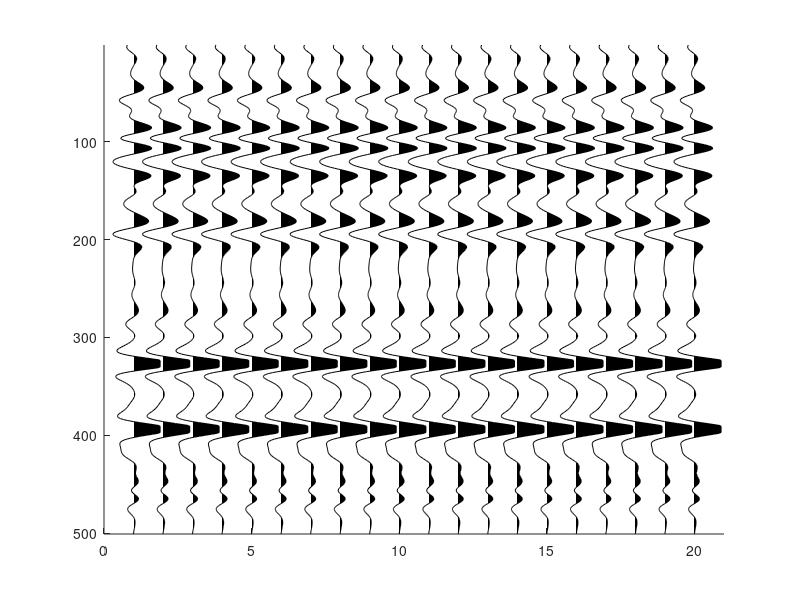

The MATLAB source for this figure:
function fact=plotseis_AzRM(smat,t,x,vaflag,fact,clplvl,flipy,kolor,hax)
% PLOTSEIS: plot a seismic trace gather using WTVA format
%
% fact=plotseis(smat,t,x,vaflag,fact,clplvl,flipy,kolor,hax)
%
% PLOTSEIS does a quick plot of a seismic matrix in the current axis of the
% current figure window. It plots the columns as wiggle traces centered at
% their x coordinates.  Type plotseis with no arguments for a demo.
% Alternatives are PLOTSEISMIC which creates a new window and has UI
% controls for scaling, phase rotation, etc; nd PLOTIMAGE. If you have more
% than 100 traces, PLOTIMAGE is usually preferred.
%
% smat ... the seismic matrix to be plotted. Traces are assumed stored in
%          the columns smat.
% t   ...  time coordinates of traces.
%          default is 1:nrows where nrows = number of rows in smat
% x ...    x coordinates of the traces
%          default is 1:ncols where ncols=number of columns 
% vaflag   if 0, then traces are plotted as wt (wiggle traces) 
%            if 1, then the traces are plotted wtva (shaded peaks)
%            if 2 then reverve polarity wtva (shaded troughs)
%          default is 1
% fact ... scaling factors. Make fact(1) bigger for bigger wiggle
%          traces. fact(2) controls the overall plot scale. If not
%          provided, it is computed as max(abs(smat)). To scale two
%          plots the same, capture the return value from the first and
%          provide is as fact(2) for the second. See "scaling" below. The
%          second value of fact may also be set to one of two special negative
%          values that act as flags for special behavior. fact(2)=-1 is similar
%          defaulting fact(2) except that max(abs(smat(:))) is declared as a
%          global variable that can be used to control other plots. Setting
%          fact(2)=-2 causes a search to be made for a global variable for
%          scaling. If one is found, it is used and the resulting plot will be
%          in true scale relative to the plot that published the global. If none
%          is found, the max(abs(smat(:))) is used.
%          default is [1.5 max(abs(smat(:)))]
% clplvl   clip level specified as a number of trace spacings. Trace excursions
%	       larger than this many trace spacings get clipped.
%          default is 1 
% flipy    if 1, then the y axis is reversed so that it goes from top
%          of window to the bottom
%	       default is 1 
% kolor    color to plot the traces
%          default is [0 0 0] (black) 
% hax ...  handle of the axis to plot the seismic matrix in. If -1, then a 
%          new figure is created.
%          default = gca
%
% NOTE: To scale two plots with respect to the maximum absolute value
% on the first plot, capture the return value from the first
% and provide it as the fifth argument for the second plot:
%	fact=plotseis(smat1,t1,x1);
%	plotseis(smat2,t2,x2,1,fact);
%
% Scaling: First, the entire seismic matrix is divided by fact(2). Thus, if fact(2)
%    is defaulted, the matrix is normalized to have its maximum absolute value be
%    unity. Then, for n traces, the x axis range is divided into n bins and each trace
%    is plotted within its corresponding bin. Trace excursions outside cliplvl*binwidth 
%    boundaries are clipped. Let trc be the kth trace (i.e. the kth column of smat).
%    Prior to plotting trc in the kth bin it is scaled as trc=trc*binwidth*fact(1)
%    Thus each trace is plotted such that if an amplitude of
%    unity is encountered it causes an excursion of fact(1) binwidths.
%    So, the default for fact of [1.5 max(abs(smat(:)))] will cause the
%    maximum absolute value of smat to deflect 1.5 binwidths and so be 
%    clipped at 2/3 of its peak.
%
% [redacted]
%
% NOTE: This SOFTWARE may be used by any individual or corporation for any purpose
% with the exception of re-selling or re-distributing the SOFTWARE.
% By using this software, you are agreeing to the terms detailed in this software's
% Matlab source file.

% BEGIN TERMS OF USE LICENSE
%
% This SOFTWARE is maintained by the CREWES Project at the Department
% of Geology and Geophysics of the University of Calgary, Calgary,
% Alberta, Canada.  The copyright and ownership is jointly held by
% its 'AUTHOR' (identified above) and the CREWES Project.  The CREWES
% project may be contacted via email at:  [email]
%
% The term 'SOFTWARE' refers to the Matlab source code, translations to
% any other computer language, or object code
%
% Terms of use of this SOFTWARE
%
% 1) This SOFTWARE may be used by any individual or corporation for any purpose
%    with the exception of re-selling or re-distributing the SOFTWARE.
%
% 2) The AUTHOR and CREWES must be acknowledged in any resulting publications or
%    presentations
%
% 3) This SOFTWARE is provided "as is" with no warranty of any kind
%    either expressed or implied. CREWES makes no warranties or representation
%    as to its accuracy, completeness, or fitness for any purpose. CREWES
%    is under no obligation to provide support of any kind for this SOFTWARE.
%
% 4) CREWES periodically adds, changes, improves or updates this SOFTWARE without
%    notice. New versions will be made available at www.crewes.org .
%
% 5) Use this SOFTWARE at your own risk.
%
% END TERMS OF USE LICENSE
global PLOTSEISFACT2

if(nargin<1)
	% do a demo
		%Make a fake reflectivity
		t=0:.002:1.0;
		r=randn(size(t)).^5;
		%make a ricker wavelet
		tw=-.1:.002:.1;
		arg=(pi*15*tw).^2;
		w=(1-2.*arg).*exp(-arg);
		%convolve
		s=conv(r,w);
		s=s(51:length(t)+50)';
		s=s/max(s); %normalize
		
		smat=s*ones(1,20);
end
if nargin < 9 || isempty(hax)
	hax=gca;
end
if nargin<8 || isempty(kolor)
	kolor=[0 0 0];
end
if nargin<7 || isempty(flipy)
	flipy=1;
end
if nargin<6 || isempty(clplvl)
	clplvl=1;
end
if nargin<5 || isempty(fact)
	fact=1.5;
end
if nargin<4 || isempty(vaflag)
	vaflag=1;
end
if nargin<3 || isempty(x)
	ncols=size(smat,2);
	x=1:ncols;
end
if nargin<2 || isempty(t)
	nrows=size(smat,1);
	t=1:nrows;
end

if(length(x)>1)
	bnds=(max(x)-min(x))/(length(x)+1);
else
	error('invalid x coordinate specification');
end

if( length(fact)<2 )
    % Assume a well behaved matrix free of +inf or -inf.  NaNs will be
    % ignored
    s=max(abs(smat(:)));
    if isinf(s)
        % Hmm.  Weed out the +inf and -inf values and try again.
        ilive=~isinf(smat);
        s=max(abs(smat(ilive)));
    end
	fact=[fact s];
end

if( fact(2) == -1)
    ilive=~isnan(smat);
	fact(2)=max(abs(smat(ilive)));
    PLOTSEISFACT2=fact(2);
end
if( fact(2) == -2)
    if(isempty(PLOTSEISFACT2))
        ilive=~isnan(smat);
	    fact(2)=max(abs(smat(ilive)));
    else
        fact(2)=PLOTSEISFACT2;
    end
end

if( hax==-1 )
	figure;
else
	hfig=get(hax,'parent');
	figure(hfig);
	set(hfig,'currentaxes',hax);
end

if(flipy)
	set(gca,'ydir','reverse');
end

for k=1:length(x)
	trc=smat(:,k)/fact(2); %normalize
	ilive=find(~isnan(trc));
	%m=mean(trc(ilive));
	%trc=(trc-m)*bnds*fact(1); %scale into x units
    trc=trc*bnds*fact(1); %scale into x units
    trc=clip(trc,clplvl*bnds)+x(k);%clip and shift
	if(~vaflag)
		line(trc(ilive),t(ilive),'color',kolor);
	elseif( vaflag==1)
		%replace NaN's with mean values
		if(length(ilive)< length(trc))
			idead=find(isnan(trc));
			trc(idead)=x(k)*ones(size(idead));
		end
		wtva(trc,t,kolor,x(k),1,1,1);
	elseif(vaflag==2)
		wtva(trc(ilive),t(ilive),kolor,x(k),-1,1,1);
	end
end

%simplezoom
%set(gcf,'name','Simple zooming installed, use MB1')
dx=abs(x(2)-x(1));
axis([min(x)-dx max(x)+dx min(t) max(t)])
%put the x axis on bottom
set(gca,'xaxislocation','bottom')

function [h,hva]=wtva(s,t,kolor,snot,polarity,dir,resampfact)
	if(nargin == 0)
	% do a demo
		%Make a fake reflectivity
		t=0:.002:2.0;
		r=randn(size(t)).^5;
		%make a ricker wavelet
		tw=-.1:.002:.1;
		arg=(pi*15*tw).^2;
		w=(1-2.*arg).*exp(-arg);
		%convolve
		s=conv(r,w);
		s=s(51:length(t)+50);
		s=s/max(s); %normalize
		%open up a figure
		figure
	end
	if(nargin<7)
		resampfact=1;
	end
	if(nargin<6)
		dir=1;
	end
	
	if(nargin<5)
		polarity=1;
	end

	if(nargin<4)
		ilive= ~isnan(s);
		snot=mean(s(ilive));
	end
	
	if(nargin<3)
		kolor='g';
	end
	
	if(abs(polarity)~=1)
		error('invalid polarity value');
	end
	
	%find the parts to shade
	% Method:
	%		1) Find all points not to be shaded
	%		2) find the boundary points of the groups of 1). That is
	%			determine how the points fall into contiguous groups and
	%			where these groups start and end
	%		3) Find any groups of 1) which are single isolated points and
	%			add an extra point so that the minimum group size is 2
	%		4) For all groups, interpolate in the zero crossings at the 
	%			beginning and end of the group and assign the first and
	%			last points in the group to these values
	%		5) assign all other points in the group to the value 0 (or snot)
	%		6) plot the polygon using patch with no edgecolor
	%

	%test for dead trace
	test=sum(abs(s-snot));
    %test for no peaks
%     itest=find(s>snot);
    
	if(test<1000*eps)
        ss=s;
		tt=t;
    else
		% resample
		if(resampfact>1)
			% my resampling
			[s,t]=resamp(s,t,(t(2)-t(1))/resampfact,[t(1) t(length(t))],0);
			% SIgnal toolbox resampling
			%s=resample(s,resampfact,1);
			%tmax=t(1)+(length(s)-1)*(t(2)-t(1))/resampfact;
			%t=t(1):(t(2)-t(1))/resampfact:tmax;
		end
		
	
		dt=t(2)-t(1);
		ss=polarity*[snot;s(:);snot];
		snot=polarity*snot;
		n=length(ss);
		tt=[t(1)-dt;t(:);t(length(t))+dt];
		% put snot on both ends. This forces the detection of isolated singular
		% points at the ends
		
		%find all points which won't be shaded
		il=find(ss<=snot);
		ilow=[0;il;n+1]; %end conditions
		%now find the beginning and ends of these zones
		ind=diff(ilow);
		ibdy=find(ind>1);
        if(~isempty(ibdy))
			% find singular groups
			ind= diff(ibdy)==1;
			ising=ilow(ibdy(ind)+1);
			if(~isempty(ising))
				if(ising(1)==0)
					ising(1)=[];
				end
				if(ising(length(ising))==n+1)
					ising(length(ising))=[];
				end
				if(~isempty(ising))
					for k=1:length(ising)
						%duplicate singular points
						ss=[ss(1:ising(k)); ss(ising(k)); ss(ising(k)+1:length(ss))];
						tt=[tt(1:ising(k)); tt(ising(k)); tt(ising(k)+1:length(tt))];
						ising=ising+1;
					end
				end
				% refind the points because the point count may have changed
				%find all points which won't be shaded
				il=find(ss<=snot);
				ilow=[0;il;n+1]; %end conditions
				%now find the beginning and ends of these zones
				ind=diff(ilow);
				ibdy=find(ind>1);
			end
        end
					
        if(~isempty(ibdy))
            ibdy1=ilow(ibdy);
            ibdy2=ilow(ibdy+1);
            if(ibdy1(1)==0)
                ibdy1(1)=[];
            end
            if(ibdy1(length(ibdy1))==n+1)
                ibdy1(length(ibdy1))=[];
            end
            if(ibdy2(1)==0)
                ibdy2(1)=[];
            end
            if(ibdy2(length(ibdy2))==n+1)
                ibdy2(length(ibdy2))=[];
            end
            
            %interpolate in zero crossings at the beginnings
            tnot=(snot-ss(ibdy1))./(ss(ibdy1+1)-ss(ibdy1));
            tnot=tnot.*(tt(ibdy1+1)-tt(ibdy1))+tt(ibdy1);
            
            tt(ibdy1)=tnot;
            %interpolate in zero crossings at the ends
            tnot=(snot-ss(ibdy2))./(ss(ibdy2-1)-ss(ibdy2));
            tnot=tnot.*(tt(ibdy2-1)-tt(ibdy2))+tt(ibdy2);
            tt(ibdy2)=tnot;
            
            % set all troughs to snot
            ss(il)=snot*ones(size(il));
            
            % make sure we have snot on both ends
            ss=[snot;ss(2:length(ss)-1);snot];
            tt=[t(1);tt(2:length(tt)-1);t(length(t))];
        else
            ss=snot*ones(size(s));
            tt=t;
        end
	end
	
	if(dir==1)
		hva=patch('xdata',polarity*ss,'ydata',tt,...
			'edgecolor','none','facecolor',kolor);
	else
		hva=patch('xdata',tt,'ydata',polarity*ss,...
		'edgecolor','none','facecolor',kolor);
	end

	%plot with line
	if(dir==1)
		h=line(s,t,'color',kolor);
	else
		h=line(t,s,'color',kolor);
	end

	if(nargout==1)
		h=[h hva];
		clear hva;
    end
end

function trout=clip(trin,amp);
% find the samples to be clipped
 indicies=find(abs(trin)>amp);
% clip them
 trout=trin;
 trout(indicies)=sign(trin(indicies))*amp; 
end

end








